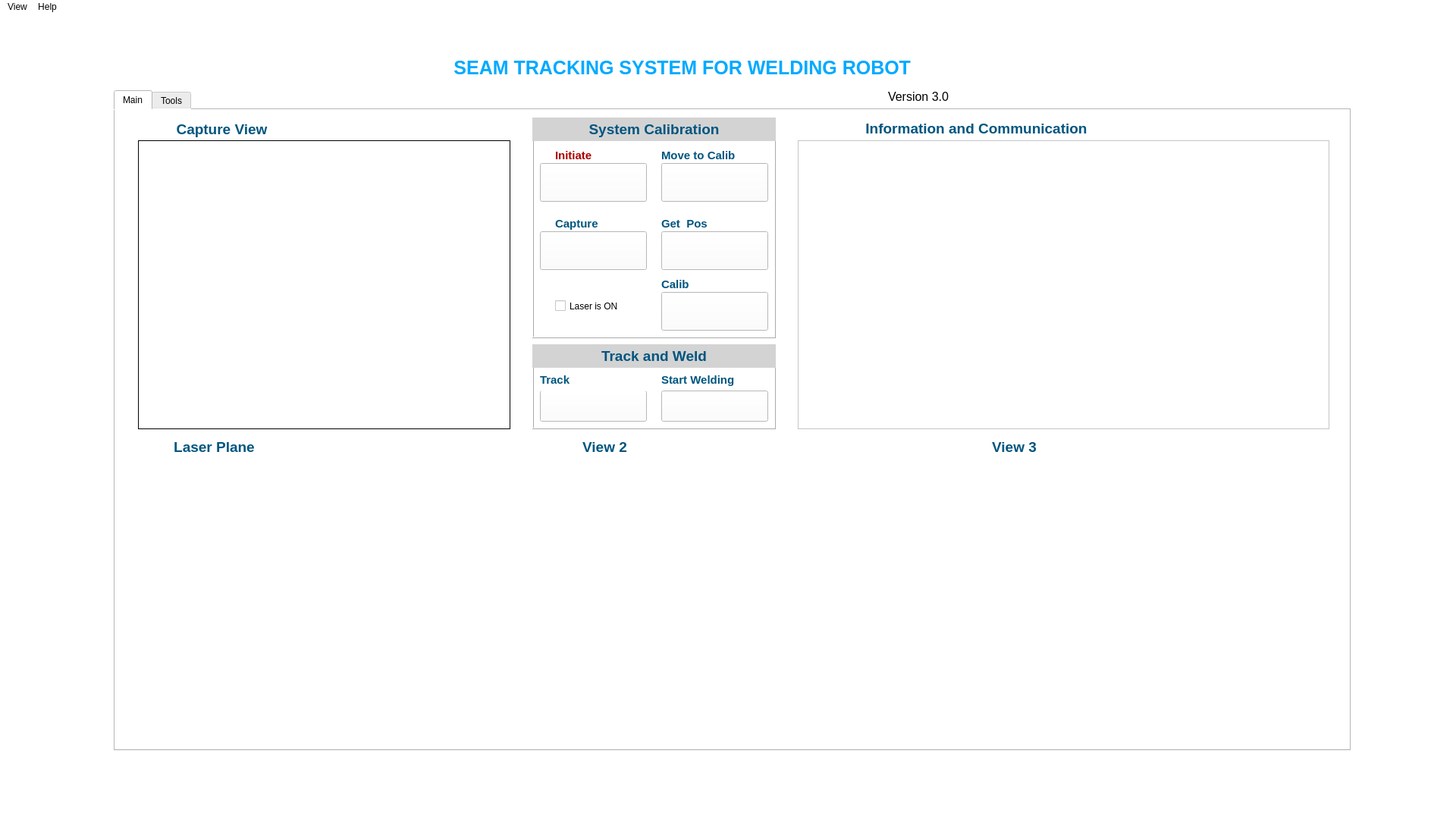
<?xml version="1.0" encoding="UTF-8"?>
<ui version="4.0">
 <class>MainWindow</class>
 <widget class="QMainWindow" name="MainWindow">
  <property name="geometry">
   <rect>
    <x>0</x>
    <y>0</y>
    <width>1920</width>
    <height>1080</height>
   </rect>
  </property>
  <property name="sizePolicy">
   <sizepolicy hsizetype="Expanding" vsizetype="Expanding">
    <horstretch>0</horstretch>
    <verstretch>0</verstretch>
   </sizepolicy>
  </property>
  <property name="minimumSize">
   <size>
    <width>0</width>
    <height>0</height>
   </size>
  </property>
  <property name="font">
   <font>
    <pointsize>15</pointsize>
   </font>
  </property>
  <property name="windowTitle">
   <string>Seam Tracker Controller</string>
  </property>
  <property name="windowIcon">
   <iconset>
    <normalon>:/Icons/icons8-welding-64.png</normalon>
   </iconset>
  </property>
  <property name="styleSheet">
   <string notr="true">background-color: rgb(255, 255, 255);
selection-background-color: rgb(85, 170, 255);</string>
  </property>
  <widget class="QWidget" name="centralwidget">
   <widget class="QLabel" name="label_19">
    <property name="geometry">
     <rect>
      <x>410</x>
      <y>50</y>
      <width>791</width>
      <height>41</height>
     </rect>
    </property>
    <property name="font">
     <font>
      <pointsize>19</pointsize>
      <weight>75</weight>
      <bold>true</bold>
     </font>
    </property>
    <property name="styleSheet">
     <string notr="true">color: rgb(0, 170, 255);
</string>
    </property>
    <property name="text">
     <string>SEAM TRACKING SYSTEM FOR WELDING ROBOT</string>
    </property>
    <property name="alignment">
     <set>Qt::AlignRight|Qt::AlignTrailing|Qt::AlignVCenter</set>
    </property>
   </widget>
   <widget class="QTabWidget" name="tabWidget">
    <property name="geometry">
     <rect>
      <x>150</x>
      <y>100</y>
      <width>1631</width>
      <height>871</height>
     </rect>
    </property>
    <property name="currentIndex">
     <number>0</number>
    </property>
    <widget class="QWidget" name="main">
     <attribute name="title">
      <string>Main</string>
     </attribute>
     <widget class="QLabel" name="label_10">
      <property name="geometry">
       <rect>
        <x>60</x>
        <y>10</y>
        <width>161</width>
        <height>31</height>
       </rect>
      </property>
      <property name="font">
       <font>
        <pointsize>14</pointsize>
        <weight>75</weight>
        <bold>true</bold>
       </font>
      </property>
      <property name="styleSheet">
       <string notr="true">color: rgb(0, 85, 127);</string>
      </property>
      <property name="text">
       <string>Capture View</string>
      </property>
      <property name="alignment">
       <set>Qt::AlignCenter</set>
      </property>
     </widget>
     <widget class="QWidget" name="verticalLayoutWidget_3">
      <property name="geometry">
       <rect>
        <x>30</x>
        <y>460</y>
        <width>491</width>
        <height>361</height>
       </rect>
      </property>
      <layout class="QVBoxLayout" name="eyeinhand_graph">
       <item>
        <widget class="QWidget" name="widget_2" native="true">
         <property name="autoFillBackground">
          <bool>false</bool>
         </property>
        </widget>
       </item>
      </layout>
     </widget>
     <widget class="QLabel" name="label_11">
      <property name="geometry">
       <rect>
        <x>60</x>
        <y>429</y>
        <width>141</width>
        <height>31</height>
       </rect>
      </property>
      <property name="font">
       <font>
        <pointsize>14</pointsize>
        <weight>75</weight>
        <bold>true</bold>
       </font>
      </property>
      <property name="styleSheet">
       <string notr="true">color: rgb(0, 85, 127);</string>
      </property>
      <property name="text">
       <string>Laser Plane</string>
      </property>
      <property name="alignment">
       <set>Qt::AlignCenter</set>
      </property>
     </widget>
     <widget class="QLabel" name="show_image_calib_in">
      <property name="geometry">
       <rect>
        <x>30</x>
        <y>40</y>
        <width>491</width>
        <height>381</height>
       </rect>
      </property>
      <property name="font">
       <font>
        <kerning>true</kerning>
       </font>
      </property>
      <property name="frameShape">
       <enum>QFrame::Box</enum>
      </property>
      <property name="text">
       <string/>
      </property>
     </widget>
     <widget class="QLabel" name="label_13">
      <property name="geometry">
       <rect>
        <x>1120</x>
        <y>429</y>
        <width>131</width>
        <height>31</height>
       </rect>
      </property>
      <property name="font">
       <font>
        <pointsize>14</pointsize>
        <weight>75</weight>
        <bold>true</bold>
       </font>
      </property>
      <property name="styleSheet">
       <string notr="true">color: rgb(0, 85, 127);</string>
      </property>
      <property name="text">
       <string>View 3</string>
      </property>
      <property name="alignment">
       <set>Qt::AlignCenter</set>
      </property>
     </widget>
     <widget class="QLabel" name="label_9">
      <property name="geometry">
       <rect>
        <x>940</x>
        <y>9</y>
        <width>391</width>
        <height>31</height>
       </rect>
      </property>
      <property name="font">
       <font>
        <pointsize>14</pointsize>
        <weight>75</weight>
        <bold>true</bold>
       </font>
      </property>
      <property name="styleSheet">
       <string notr="true">color: rgb(0, 85, 127);</string>
      </property>
      <property name="text">
       <string>Information and Communication</string>
      </property>
      <property name="alignment">
       <set>Qt::AlignCenter</set>
      </property>
     </widget>
     <widget class="QFrame" name="frame">
      <property name="geometry">
       <rect>
        <x>550</x>
        <y>30</y>
        <width>321</width>
        <height>271</height>
       </rect>
      </property>
      <property name="styleSheet">
       <string notr="true">background-color: rgb(255, 255, 255);</string>
      </property>
      <property name="frameShape">
       <enum>QFrame::Box</enum>
      </property>
      <property name="frameShadow">
       <enum>QFrame::Raised</enum>
      </property>
      <widget class="QPushButton" name="Move_in">
       <property name="geometry">
        <rect>
         <x>170</x>
         <y>40</y>
         <width>141</width>
         <height>51</height>
        </rect>
       </property>
       <property name="styleSheet">
        <string notr="true">image: url(:/Icons/move-right.png);
selection-background-color: rgb(255, 255, 127);
background-color: rgb(255, 255, 255);
border-color: rgb(0, 85, 255);
selection-background-color: rgb(255, 255, 127);</string>
       </property>
       <property name="text">
        <string/>
       </property>
      </widget>
      <widget class="QLabel" name="label_2">
       <property name="geometry">
        <rect>
         <x>170</x>
         <y>110</y>
         <width>141</width>
         <height>20</height>
        </rect>
       </property>
       <property name="font">
        <font>
         <pointsize>11</pointsize>
         <weight>75</weight>
         <bold>true</bold>
        </font>
       </property>
       <property name="styleSheet">
        <string notr="true">color: rgb(0, 85, 127);</string>
       </property>
       <property name="text">
        <string>Get  Pos</string>
       </property>
      </widget>
      <widget class="QCheckBox" name="checkBox">
       <property name="geometry">
        <rect>
         <x>30</x>
         <y>220</y>
         <width>91</width>
         <height>17</height>
        </rect>
       </property>
       <property name="text">
        <string>Laser is ON</string>
       </property>
      </widget>
      <widget class="QPushButton" name="Star_calib_process_in">
       <property name="geometry">
        <rect>
         <x>10</x>
         <y>40</y>
         <width>141</width>
         <height>51</height>
        </rect>
       </property>
       <property name="styleSheet">
        <string notr="true">image: url(:/Icons/initiative.png);</string>
       </property>
       <property name="text">
        <string/>
       </property>
      </widget>
      <widget class="QLabel" name="label">
       <property name="geometry">
        <rect>
         <x>30</x>
         <y>110</y>
         <width>121</width>
         <height>20</height>
        </rect>
       </property>
       <property name="font">
        <font>
         <pointsize>11</pointsize>
         <weight>75</weight>
         <bold>true</bold>
        </font>
       </property>
       <property name="styleSheet">
        <string notr="true">color: rgb(0, 85, 127);</string>
       </property>
       <property name="text">
        <string>Capture</string>
       </property>
      </widget>
      <widget class="QLabel" name="label_3">
       <property name="geometry">
        <rect>
         <x>30</x>
         <y>20</y>
         <width>121</width>
         <height>20</height>
        </rect>
       </property>
       <property name="font">
        <font>
         <pointsize>11</pointsize>
         <weight>75</weight>
         <bold>true</bold>
        </font>
       </property>
       <property name="styleSheet">
        <string notr="true">
color: rgb(170, 0, 0);</string>
       </property>
       <property name="text">
        <string>Initiate</string>
       </property>
      </widget>
      <widget class="QLabel" name="label_4">
       <property name="geometry">
        <rect>
         <x>170</x>
         <y>20</y>
         <width>121</width>
         <height>20</height>
        </rect>
       </property>
       <property name="font">
        <font>
         <pointsize>11</pointsize>
         <weight>75</weight>
         <bold>true</bold>
        </font>
       </property>
       <property name="styleSheet">
        <string notr="true">color: rgb(0, 85, 127);</string>
       </property>
       <property name="text">
        <string>Move to Calib</string>
       </property>
      </widget>
      <widget class="QPushButton" name="Checkerboard_in">
       <property name="geometry">
        <rect>
         <x>10</x>
         <y>130</y>
         <width>141</width>
         <height>51</height>
        </rect>
       </property>
       <property name="styleSheet">
        <string notr="true">image: url(:/Icons/icons8-capture-80.png);</string>
       </property>
       <property name="text">
        <string/>
       </property>
      </widget>
      <widget class="QPushButton" name="Get_pos_in">
       <property name="geometry">
        <rect>
         <x>170</x>
         <y>130</y>
         <width>141</width>
         <height>51</height>
        </rect>
       </property>
       <property name="styleSheet">
        <string notr="true">image: url(:/Icons/icons8-location-80.png);</string>
       </property>
       <property name="text">
        <string/>
       </property>
      </widget>
      <widget class="QPushButton" name="Calib">
       <property name="geometry">
        <rect>
         <x>170</x>
         <y>210</y>
         <width>141</width>
         <height>51</height>
        </rect>
       </property>
       <property name="styleSheet">
        <string notr="true">image: url(:/Icons/icons8-configuration-65.png);</string>
       </property>
       <property name="text">
        <string/>
       </property>
      </widget>
      <widget class="QLabel" name="label_24">
       <property name="geometry">
        <rect>
         <x>170</x>
         <y>190</y>
         <width>121</width>
         <height>20</height>
        </rect>
       </property>
       <property name="font">
        <font>
         <pointsize>11</pointsize>
         <weight>75</weight>
         <bold>true</bold>
        </font>
       </property>
       <property name="styleSheet">
        <string notr="true">color: rgb(0, 85, 127);</string>
       </property>
       <property name="text">
        <string>Calib</string>
       </property>
      </widget>
     </widget>
     <widget class="QLabel" name="label_8">
      <property name="geometry">
       <rect>
        <x>550</x>
        <y>309</y>
        <width>321</width>
        <height>31</height>
       </rect>
      </property>
      <property name="font">
       <font>
        <pointsize>14</pointsize>
        <weight>75</weight>
        <bold>true</bold>
       </font>
      </property>
      <property name="styleSheet">
       <string notr="true">color: rgb(0, 85, 127);
background-color: rgb(211, 211, 211);</string>
      </property>
      <property name="text">
       <string>Track and Weld</string>
      </property>
      <property name="alignment">
       <set>Qt::AlignCenter</set>
      </property>
     </widget>
     <widget class="QFrame" name="frame_2">
      <property name="geometry">
       <rect>
        <x>550</x>
        <y>330</y>
        <width>321</width>
        <height>91</height>
       </rect>
      </property>
      <property name="frameShape">
       <enum>QFrame::Box</enum>
      </property>
      <property name="frameShadow">
       <enum>QFrame::Raised</enum>
      </property>
      <widget class="QLabel" name="label_6">
       <property name="geometry">
        <rect>
         <x>170</x>
         <y>10</y>
         <width>141</width>
         <height>31</height>
        </rect>
       </property>
       <property name="font">
        <font>
         <pointsize>11</pointsize>
         <weight>75</weight>
         <bold>true</bold>
        </font>
       </property>
       <property name="styleSheet">
        <string notr="true">color: rgb(0, 85, 127);</string>
       </property>
       <property name="text">
        <string>Start Welding</string>
       </property>
      </widget>
      <widget class="QPushButton" name="Calib_main_in">
       <property name="geometry">
        <rect>
         <x>10</x>
         <y>40</y>
         <width>141</width>
         <height>41</height>
        </rect>
       </property>
       <property name="styleSheet">
        <string notr="true">background-color: rgb(255, 255, 255);
border-color: rgb(255, 255, 255);
image: url(:/Icons/icons8-search-80.png);</string>
       </property>
       <property name="text">
        <string/>
       </property>
      </widget>
      <widget class="QPushButton" name="start_weld">
       <property name="geometry">
        <rect>
         <x>170</x>
         <y>40</y>
         <width>141</width>
         <height>41</height>
        </rect>
       </property>
       <property name="font">
        <font>
         <pointsize>14</pointsize>
        </font>
       </property>
       <property name="styleSheet">
        <string notr="true">image: url(:/Icons/welding.png);</string>
       </property>
       <property name="text">
        <string/>
       </property>
      </widget>
      <widget class="QLabel" name="label_7">
       <property name="geometry">
        <rect>
         <x>10</x>
         <y>10</y>
         <width>141</width>
         <height>31</height>
        </rect>
       </property>
       <property name="font">
        <font>
         <pointsize>11</pointsize>
         <weight>75</weight>
         <bold>true</bold>
        </font>
       </property>
       <property name="styleSheet">
        <string notr="true">color: rgb(0, 85, 127);</string>
       </property>
       <property name="text">
        <string>Track</string>
       </property>
      </widget>
     </widget>
     <widget class="QWidget" name="verticalLayoutWidget_5">
      <property name="geometry">
       <rect>
        <x>550</x>
        <y>460</y>
        <width>511</width>
        <height>361</height>
       </rect>
      </property>
      <layout class="QVBoxLayout" name="laser_in_graph">
       <property name="leftMargin">
        <number>0</number>
       </property>
       <property name="topMargin">
        <number>0</number>
       </property>
       <property name="rightMargin">
        <number>0</number>
       </property>
       <property name="bottomMargin">
        <number>0</number>
       </property>
       <item>
        <widget class="QWidget" name="widget_4" native="true">
         <property name="autoFillBackground">
          <bool>false</bool>
         </property>
        </widget>
       </item>
      </layout>
     </widget>
     <widget class="QLabel" name="label_17">
      <property name="geometry">
       <rect>
        <x>540</x>
        <y>430</y>
        <width>41</width>
        <height>31</height>
       </rect>
      </property>
      <property name="font">
       <font>
        <pointsize>14</pointsize>
        <weight>75</weight>
        <bold>true</bold>
       </font>
      </property>
      <property name="styleSheet">
       <string notr="true">image: url(:/Icons/icons8-3d-64.png);</string>
      </property>
      <property name="text">
       <string/>
      </property>
      <property name="alignment">
       <set>Qt::AlignCenter</set>
      </property>
     </widget>
     <widget class="QListWidget" name="infor_process_in">
      <property name="geometry">
       <rect>
        <x>900</x>
        <y>40</y>
        <width>701</width>
        <height>381</height>
       </rect>
      </property>
     </widget>
     <widget class="QLabel" name="label_14">
      <property name="geometry">
       <rect>
        <x>30</x>
        <y>10</y>
        <width>31</width>
        <height>31</height>
       </rect>
      </property>
      <property name="font">
       <font>
        <pointsize>14</pointsize>
        <weight>75</weight>
        <bold>true</bold>
       </font>
      </property>
      <property name="styleSheet">
       <string notr="true">color: rgb(0, 85, 127);
image: url(:/Icons/icons8-monitor-80.png);</string>
      </property>
      <property name="text">
       <string/>
      </property>
      <property name="alignment">
       <set>Qt::AlignCenter</set>
      </property>
     </widget>
     <widget class="QLabel" name="label_5">
      <property name="geometry">
       <rect>
        <x>550</x>
        <y>10</y>
        <width>321</width>
        <height>31</height>
       </rect>
      </property>
      <property name="font">
       <font>
        <pointsize>14</pointsize>
        <weight>75</weight>
        <bold>true</bold>
       </font>
      </property>
      <property name="styleSheet">
       <string notr="true">color: rgb(0, 85, 127);
background-color: rgb(211, 211, 211);</string>
      </property>
      <property name="text">
       <string>System Calibration</string>
      </property>
      <property name="alignment">
       <set>Qt::AlignCenter</set>
      </property>
     </widget>
     <widget class="QWidget" name="verticalLayoutWidget_4">
      <property name="geometry">
       <rect>
        <x>1090</x>
        <y>460</y>
        <width>511</width>
        <height>361</height>
       </rect>
      </property>
      <layout class="QVBoxLayout" name="welding_trajectory">
       <item>
        <widget class="QWidget" name="widget_6" native="true">
         <property name="autoFillBackground">
          <bool>false</bool>
         </property>
        </widget>
       </item>
      </layout>
     </widget>
     <widget class="QLabel" name="label_12">
      <property name="geometry">
       <rect>
        <x>580</x>
        <y>429</y>
        <width>131</width>
        <height>31</height>
       </rect>
      </property>
      <property name="font">
       <font>
        <pointsize>14</pointsize>
        <weight>75</weight>
        <bold>true</bold>
       </font>
      </property>
      <property name="styleSheet">
       <string notr="true">color: rgb(0, 85, 127);</string>
      </property>
      <property name="text">
       <string>View 2</string>
      </property>
      <property name="alignment">
       <set>Qt::AlignCenter</set>
      </property>
     </widget>
     <widget class="QLabel" name="label_18">
      <property name="geometry">
       <rect>
        <x>1080</x>
        <y>430</y>
        <width>41</width>
        <height>31</height>
       </rect>
      </property>
      <property name="font">
       <font>
        <pointsize>14</pointsize>
        <weight>75</weight>
        <bold>true</bold>
       </font>
      </property>
      <property name="styleSheet">
       <string notr="true">image: url(:/Icons/icons8-3d-64.png);</string>
      </property>
      <property name="text">
       <string/>
      </property>
      <property name="alignment">
       <set>Qt::AlignCenter</set>
      </property>
     </widget>
     <widget class="QLabel" name="label_16">
      <property name="geometry">
       <rect>
        <x>20</x>
        <y>430</y>
        <width>41</width>
        <height>31</height>
       </rect>
      </property>
      <property name="font">
       <font>
        <pointsize>14</pointsize>
        <weight>75</weight>
        <bold>true</bold>
       </font>
      </property>
      <property name="styleSheet">
       <string notr="true">image: url(:/Icons/icons8-3d-64.png);</string>
      </property>
      <property name="text">
       <string/>
      </property>
      <property name="alignment">
       <set>Qt::AlignCenter</set>
      </property>
     </widget>
     <widget class="QLabel" name="label_15">
      <property name="geometry">
       <rect>
        <x>900</x>
        <y>10</y>
        <width>41</width>
        <height>31</height>
       </rect>
      </property>
      <property name="font">
       <font>
        <pointsize>14</pointsize>
        <weight>75</weight>
        <bold>true</bold>
       </font>
      </property>
      <property name="styleSheet">
       <string notr="true">image: url(:/Icons/icons8-transfer-96.png);</string>
      </property>
      <property name="text">
       <string/>
      </property>
      <property name="alignment">
       <set>Qt::AlignCenter</set>
      </property>
     </widget>
     <zorder>label_15</zorder>
     <zorder>label_14</zorder>
     <zorder>label_16</zorder>
     <zorder>label_18</zorder>
     <zorder>label_17</zorder>
     <zorder>label_10</zorder>
     <zorder>verticalLayoutWidget_3</zorder>
     <zorder>label_11</zorder>
     <zorder>show_image_calib_in</zorder>
     <zorder>label_13</zorder>
     <zorder>frame</zorder>
     <zorder>frame_2</zorder>
     <zorder>verticalLayoutWidget_5</zorder>
     <zorder>infor_process_in</zorder>
     <zorder>label_5</zorder>
     <zorder>verticalLayoutWidget_4</zorder>
     <zorder>label_12</zorder>
     <zorder>label_8</zorder>
     <zorder>label_9</zorder>
    </widget>
    <widget class="QWidget" name="tool">
     <attribute name="title">
      <string>Tools</string>
     </attribute>
    </widget>
   </widget>
   <widget class="QLabel" name="label_20">
    <property name="geometry">
     <rect>
      <x>1460</x>
      <y>-10</y>
      <width>101</width>
      <height>111</height>
     </rect>
    </property>
    <property name="styleSheet">
     <string notr="true">image: url(:/Logos/01_logobachkhoasang.png);</string>
    </property>
    <property name="text">
     <string/>
    </property>
   </widget>
   <widget class="QLabel" name="label_21">
    <property name="geometry">
     <rect>
      <x>1650</x>
      <y>-30</y>
      <width>141</width>
      <height>151</height>
     </rect>
    </property>
    <property name="styleSheet">
     <string notr="true">image: url(:/Logos/17570395_LOGO.jpg);</string>
    </property>
    <property name="text">
     <string/>
    </property>
   </widget>
   <widget class="QLabel" name="label_22">
    <property name="geometry">
     <rect>
      <x>1550</x>
      <y>-10</y>
      <width>101</width>
      <height>111</height>
     </rect>
    </property>
    <property name="styleSheet">
     <string notr="true">image: url(:/Logos/syntec.png);</string>
    </property>
    <property name="text">
     <string/>
    </property>
   </widget>
   <widget class="QLabel" name="label_23">
    <property name="geometry">
     <rect>
      <x>1130</x>
      <y>100</y>
      <width>121</width>
      <height>16</height>
     </rect>
    </property>
    <property name="font">
     <font>
      <pointsize>12</pointsize>
     </font>
    </property>
    <property name="text">
     <string>Version 3.0</string>
    </property>
    <property name="alignment">
     <set>Qt::AlignRight|Qt::AlignTrailing|Qt::AlignVCenter</set>
    </property>
   </widget>
   <zorder>label_20</zorder>
   <zorder>label_21</zorder>
   <zorder>label_22</zorder>
   <zorder>tabWidget</zorder>
   <zorder>label_23</zorder>
   <zorder>label_19</zorder>
  </widget>
  <widget class="QMenuBar" name="menubar">
   <property name="geometry">
    <rect>
     <x>0</x>
     <y>0</y>
     <width>1920</width>
     <height>26</height>
    </rect>
   </property>
   <widget class="QMenu" name="menuTools">
    <property name="title">
     <string>View</string>
    </property>
    <addaction name="separator"/>
    <addaction name="actionMain"/>
    <addaction name="separator"/>
    <addaction name="actionTools"/>
   </widget>
   <widget class="QMenu" name="menuHelp">
    <property name="title">
     <string>Help</string>
    </property>
    <addaction name="actionAbout"/>
   </widget>
   <addaction name="menuTools"/>
   <addaction name="menuHelp"/>
  </widget>
  <widget class="QStatusBar" name="statusbar"/>
  <action name="actionMain">
   <property name="text">
    <string>Main</string>
   </property>
  </action>
  <action name="actionAbout">
   <property name="text">
    <string>About</string>
   </property>
  </action>
  <action name="actionTools">
   <property name="text">
    <string>Tools</string>
   </property>
  </action>
 </widget>
 <resources>
  <include location="Seamtracker_resources.qrc"/>
 </resources>
 <connections/>
</ui>
